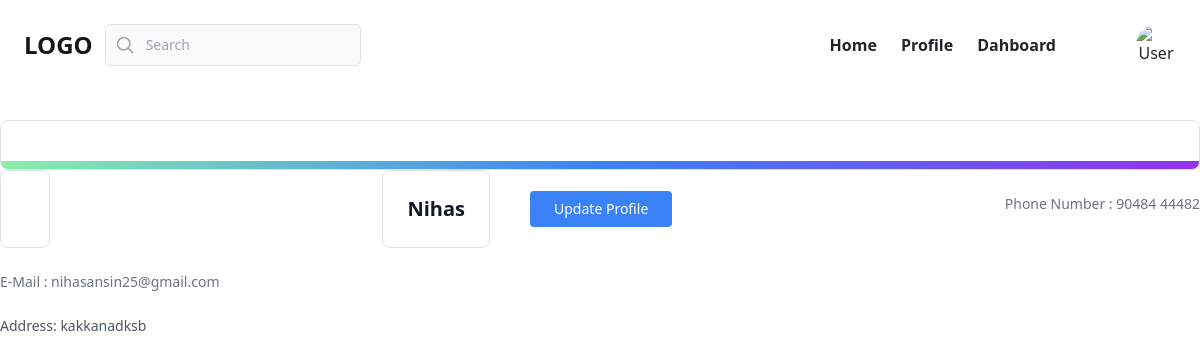
Page /customer/profile/ (signed in) on the earlier database version.
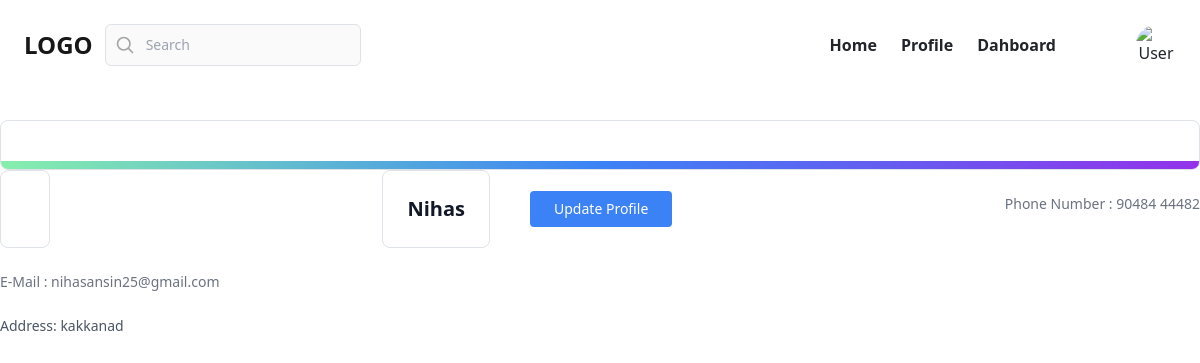
Same page on the later database version.
### myapp/models.py (models this page shows, shortened)
class BaseModel(models.Model):
    created_date=models.DateTimeField(auto_now_add=True)
    updated_date=models.DateTimeField(auto_now=True)
    is_active=models.BooleanField(default=True)

class CustomerProfile(BaseModel):
    user = models.OneToOneField(User, on_delete=models.CASCADE, related_name='customer_profile')
    address = models.CharField(max_length=200, blank=True ,null=True)

class User(AbstractUser):
    role_choices = [
        ('customer', 'Customer'),
        ('provider', 'Service Provider'),
    ]
    role = models.CharField(max_length=20, choices=role_choices,default="customer")
    phone_number = models.CharField(max_length=15, blank=True, null=True)
    is_verified=models.BooleanField(default=False)
    otp=models.CharField(max_length=6,null=True,blank=True)

### myapp/views.py (the view)
# urls.py: path('customer/profile/',views.CustomerProfileListView.as_view(), name='customer-profile'),
@method_decorator(decs,name="dispatch")
class CustomerProfileListView(View):
    template_name="customer_profile.html"
    def get(self,request,*args,**kwargs):
        qs=CustomerProfile.objects.get(user=request.user)
        return render(request,self.template_name,{"data":qs})

### myapp/templates/customer_profile.html (shortened to what this page needs)
{% extends "customer_base.html" %}
{% block main_block %}
{% load static %}
{% if data %}
<a
  href="#"
  class="relative block overflow-hidden rounded-lg border border-gray-100 p-4 sm:p-6 lg:p-8"
>
  <span
    class="absolute inset-x-0 bottom-0 h-2 bg-gradient-to-r from-green-300 via-blue-500 to-purple-600"
  ></span>
  <div class="sm:flex sm:justify-between sm:gap-4">
    <div class="flex items-center gap-4">
      <h3 class="text-lg font-bold text-gray-900 sm:text-xl">
        {{ data.user.username }}
      </h3>
      <a href="{% url 'customer-edit' %}"
         class="ml-4 px-4 py-2 text-sm font-medium text-white bg-blue-500 rounded hover:bg-blue-600 focus:outline-none focus:ring">
         Update Profile
      </a>
    </div>
    <div class="mt-4">
        <p class="text-pretty text-sm text-gray-500">
         Phone Number : {{data.user.phone_number}}
        </p>
      </div>
  </div>
  <div class="mt-4">
    <p class="text-pretty text-sm text-gray-500">
     E-Mail : {{data.user.email}}
    </p>
  </div>
  <dl class="mt-6 flex gap-4 sm:gap-6">
    <div class="flex flex-col-reverse">
      <dt class="text-sm font-medium text-gray-600">Address: {{ data.address }}</dt>
    </div>
  </dl>
</a>
{% else %}
<p class="text-center text-gray-600">No profile available for the logged-in user.</p>
{% endif %}
{% endblock %}

Differences in the rows shown:
changed CustomerProfile "Nihas": address "kakkanadksb" → "kakkanad"
